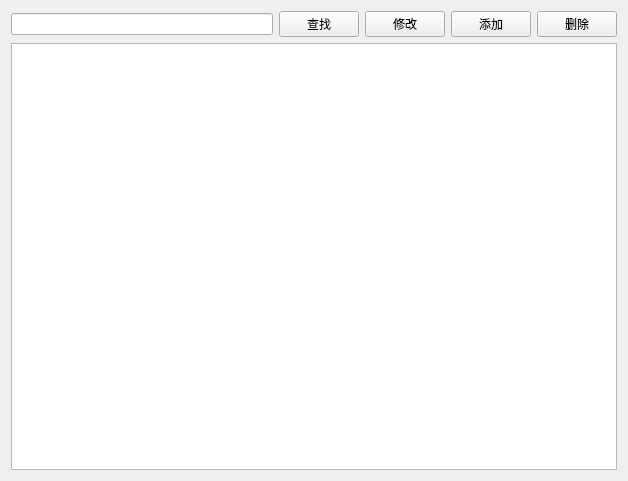
<?xml version="1.0" encoding="UTF-8"?>
<ui version="4.0">
 <class>DoctorView</class>
 <widget class="QWidget" name="DoctorView">
  <property name="geometry">
   <rect>
    <x>0</x>
    <y>0</y>
    <width>628</width>
    <height>481</height>
   </rect>
  </property>
  <property name="windowTitle">
   <string>医生管理</string>
  </property>
  <layout class="QGridLayout" name="gridLayout">
   <item row="0" column="0">
    <layout class="QHBoxLayout" name="horizontalLayout">
     <item>
      <widget class="QLineEdit" name="lineEdit"/>
     </item>
     <item>
      <widget class="QPushButton" name="findDoctor_button">
       <property name="text">
        <string>查找</string>
       </property>
      </widget>
     </item>
     <item>
      <widget class="QPushButton" name="editDoctor_button">
       <property name="text">
        <string>修改</string>
       </property>
      </widget>
     </item>
     <item>
      <widget class="QPushButton" name="addDoctor_button">
       <property name="text">
        <string>添加</string>
       </property>
      </widget>
     </item>
     <item>
      <widget class="QPushButton" name="delDoctor_button">
       <property name="text">
        <string>删除</string>
       </property>
      </widget>
     </item>
    </layout>
   </item>
   <item row="1" column="0">
    <widget class="QTableView" name="tableView"/>
   </item>
  </layout>
 </widget>
 <resources/>
 <connections/>
</ui>
